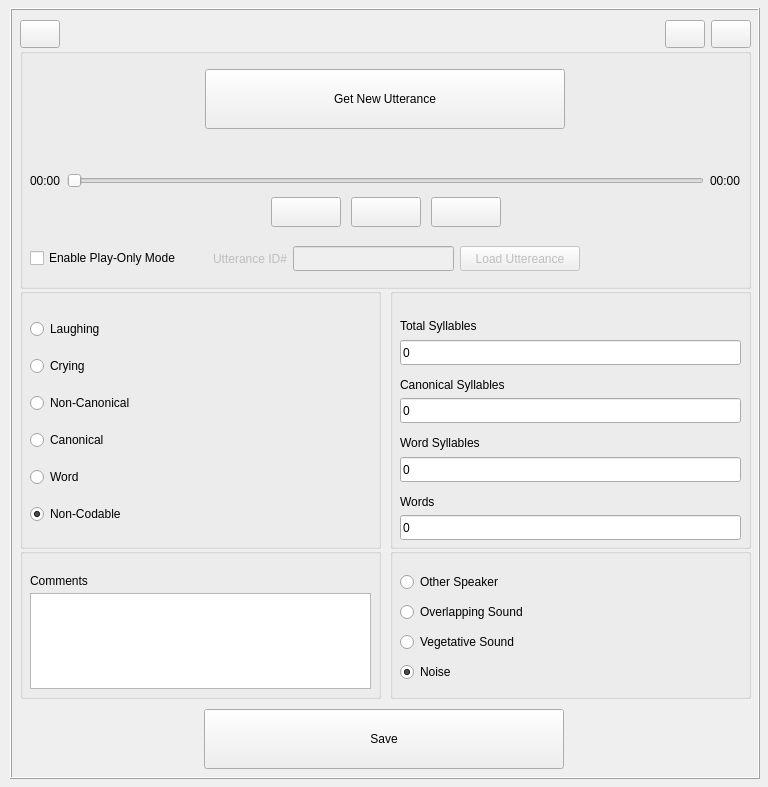
<?xml version="1.0" encoding="UTF-8"?>
<ui version="4.0">
 <class>FormCoding</class>
 <widget class="QWidget" name="FormCoding">
  <property name="geometry">
   <rect>
    <x>0</x>
    <y>0</y>
    <width>768</width>
    <height>787</height>
   </rect>
  </property>
  <property name="windowTitle">
   <string>VMC Coding GUI</string>
  </property>
  <property name="windowIcon">
   <iconset resource="Resources/GuiResources.qrc">
    <normaloff>:/icons/logo-white.png</normaloff>:/icons/logo-white.png</iconset>
  </property>
  <widget class="QFrame" name="baseFrame">
   <property name="geometry">
    <rect>
     <x>10</x>
     <y>8</y>
     <width>750</width>
     <height>771</height>
    </rect>
   </property>
   <property name="frameShape">
    <enum>QFrame::Box</enum>
   </property>
   <property name="frameShadow">
    <enum>QFrame::Raised</enum>
   </property>
   <widget class="QWidget" name="horizontalLayoutWidget">
    <property name="geometry">
     <rect>
      <x>9</x>
      <y>700</y>
      <width>731</width>
      <height>62</height>
     </rect>
    </property>
    <layout class="QHBoxLayout" name="hLayoutSave">
     <item>
      <widget class="QToolButton" name="btnSave">
       <property name="sizePolicy">
        <sizepolicy hsizetype="Expanding" vsizetype="Fixed">
         <horstretch>0</horstretch>
         <verstretch>0</verstretch>
        </sizepolicy>
       </property>
       <property name="minimumSize">
        <size>
         <width>120</width>
         <height>60</height>
        </size>
       </property>
       <property name="maximumSize">
        <size>
         <width>360</width>
         <height>60</height>
        </size>
       </property>
       <property name="text">
        <string>Save</string>
       </property>
       <property name="icon">
        <iconset resource="Resources/GuiResources.qrc">
         <normaloff>:/icons/cloud-upload.svg</normaloff>:/icons/cloud-upload.svg</iconset>
       </property>
       <property name="iconSize">
        <size>
         <width>32</width>
         <height>32</height>
        </size>
       </property>
       <property name="toolButtonStyle">
        <enum>Qt::ToolButtonTextUnderIcon</enum>
       </property>
      </widget>
     </item>
    </layout>
   </widget>
   <widget class="QGroupBox" name="grpNonCodable">
    <property name="enabled">
     <bool>true</bool>
    </property>
    <property name="geometry">
     <rect>
      <x>380</x>
      <y>540</y>
      <width>361</width>
      <height>151</height>
     </rect>
    </property>
    <property name="title">
     <string/>
    </property>
    <property name="alignment">
     <set>Qt::AlignLeading|Qt::AlignLeft|Qt::AlignVCenter</set>
    </property>
    <widget class="QWidget" name="verticalLayoutWidget_7">
     <property name="geometry">
      <rect>
       <x>10</x>
       <y>20</y>
       <width>341</width>
       <height>121</height>
      </rect>
     </property>
     <layout class="QVBoxLayout" name="vLayoutNonCodable">
      <item>
       <widget class="QRadioButton" name="rdoOtherSpeaker">
        <property name="text">
         <string>Other Speaker</string>
        </property>
       </widget>
      </item>
      <item>
       <widget class="QRadioButton" name="rdoOverlappingSound">
        <property name="text">
         <string>Overlapping Sound</string>
        </property>
       </widget>
      </item>
      <item>
       <widget class="QRadioButton" name="rdoVegetativeSound">
        <property name="text">
         <string>Vegetative Sound</string>
        </property>
       </widget>
      </item>
      <item>
       <widget class="QRadioButton" name="rdoNoise">
        <property name="text">
         <string>Noise</string>
        </property>
        <property name="checked">
         <bool>true</bool>
        </property>
       </widget>
      </item>
     </layout>
    </widget>
   </widget>
   <widget class="QGroupBox" name="grpSyllables">
    <property name="enabled">
     <bool>true</bool>
    </property>
    <property name="geometry">
     <rect>
      <x>380</x>
      <y>280</y>
      <width>361</width>
      <height>261</height>
     </rect>
    </property>
    <property name="title">
     <string/>
    </property>
    <widget class="QWidget" name="verticalLayoutWidget_5">
     <property name="geometry">
      <rect>
       <x>10</x>
       <y>24</y>
       <width>341</width>
       <height>228</height>
      </rect>
     </property>
     <layout class="QVBoxLayout" name="vLayoutSyllables">
      <item>
       <layout class="QVBoxLayout" name="vLayoutTotalSyllables">
        <property name="spacing">
         <number>0</number>
        </property>
        <item>
         <widget class="QLabel" name="lblTotalSyllables">
          <property name="minimumSize">
           <size>
            <width>0</width>
            <height>25</height>
           </size>
          </property>
          <property name="text">
           <string>Total Syllables</string>
          </property>
          <property name="scaledContents">
           <bool>true</bool>
          </property>
          <property name="alignment">
           <set>Qt::AlignLeading|Qt::AlignLeft|Qt::AlignVCenter</set>
          </property>
         </widget>
        </item>
        <item>
         <widget class="QLineEdit" name="txtTotalSyllables">
          <property name="minimumSize">
           <size>
            <width>0</width>
            <height>25</height>
           </size>
          </property>
          <property name="inputMask">
           <string>99</string>
          </property>
          <property name="text">
           <string>0</string>
          </property>
         </widget>
        </item>
       </layout>
      </item>
      <item>
       <layout class="QVBoxLayout" name="vLayoutCanonicalSyllables">
        <property name="spacing">
         <number>0</number>
        </property>
        <item>
         <widget class="QLabel" name="lblCanonicalSyllables">
          <property name="minimumSize">
           <size>
            <width>0</width>
            <height>25</height>
           </size>
          </property>
          <property name="text">
           <string>Canonical Syllables</string>
          </property>
          <property name="scaledContents">
           <bool>true</bool>
          </property>
          <property name="alignment">
           <set>Qt::AlignLeading|Qt::AlignLeft|Qt::AlignVCenter</set>
          </property>
         </widget>
        </item>
        <item>
         <widget class="QLineEdit" name="txtCanonicalSyllables">
          <property name="minimumSize">
           <size>
            <width>0</width>
            <height>25</height>
           </size>
          </property>
          <property name="inputMask">
           <string>99</string>
          </property>
          <property name="text">
           <string>0</string>
          </property>
         </widget>
        </item>
       </layout>
      </item>
      <item>
       <layout class="QVBoxLayout" name="vLayoutWordSyllables">
        <property name="spacing">
         <number>0</number>
        </property>
        <item>
         <widget class="QLabel" name="lblWordSyllables">
          <property name="minimumSize">
           <size>
            <width>0</width>
            <height>25</height>
           </size>
          </property>
          <property name="text">
           <string>Word Syllables</string>
          </property>
          <property name="scaledContents">
           <bool>true</bool>
          </property>
          <property name="alignment">
           <set>Qt::AlignLeading|Qt::AlignLeft|Qt::AlignVCenter</set>
          </property>
         </widget>
        </item>
        <item>
         <widget class="QLineEdit" name="txtWordSyllables">
          <property name="minimumSize">
           <size>
            <width>0</width>
            <height>25</height>
           </size>
          </property>
          <property name="inputMask">
           <string>99</string>
          </property>
          <property name="text">
           <string>0</string>
          </property>
         </widget>
        </item>
       </layout>
      </item>
      <item>
       <layout class="QVBoxLayout" name="vLayoutWords">
        <property name="spacing">
         <number>0</number>
        </property>
        <item>
         <widget class="QLabel" name="lblWords">
          <property name="minimumSize">
           <size>
            <width>0</width>
            <height>25</height>
           </size>
          </property>
          <property name="text">
           <string>Words</string>
          </property>
          <property name="scaledContents">
           <bool>true</bool>
          </property>
          <property name="alignment">
           <set>Qt::AlignLeading|Qt::AlignLeft|Qt::AlignVCenter</set>
          </property>
         </widget>
        </item>
        <item>
         <widget class="QLineEdit" name="txtWords">
          <property name="minimumSize">
           <size>
            <width>0</width>
            <height>25</height>
           </size>
          </property>
          <property name="inputMask">
           <string>99</string>
          </property>
          <property name="text">
           <string>0</string>
          </property>
         </widget>
        </item>
       </layout>
      </item>
     </layout>
    </widget>
   </widget>
   <widget class="QGroupBox" name="grpPlayer">
    <property name="geometry">
     <rect>
      <x>10</x>
      <y>40</y>
      <width>731</width>
      <height>241</height>
     </rect>
    </property>
    <property name="title">
     <string/>
    </property>
    <widget class="QWidget" name="layoutWidget">
     <property name="geometry">
      <rect>
       <x>10</x>
       <y>80</y>
       <width>711</width>
       <height>111</height>
      </rect>
     </property>
     <layout class="QVBoxLayout" name="vLayoutPlayer">
      <item>
       <spacer name="vSpacerPlayerTop">
        <property name="orientation">
         <enum>Qt::Vertical</enum>
        </property>
        <property name="sizeHint" stdset="0">
         <size>
          <width>20</width>
          <height>40</height>
         </size>
        </property>
       </spacer>
      </item>
      <item>
       <widget class="QLabel" name="lblUtteranceFileName">
        <property name="sizePolicy">
         <sizepolicy hsizetype="Preferred" vsizetype="Fixed">
          <horstretch>0</horstretch>
          <verstretch>0</verstretch>
         </sizepolicy>
        </property>
        <property name="minimumSize">
         <size>
          <width>150</width>
          <height>25</height>
         </size>
        </property>
        <property name="maximumSize">
         <size>
          <width>16777215</width>
          <height>25</height>
         </size>
        </property>
        <property name="text">
         <string/>
        </property>
        <property name="scaledContents">
         <bool>false</bool>
        </property>
        <property name="alignment">
         <set>Qt::AlignCenter</set>
        </property>
       </widget>
      </item>
      <item>
       <layout class="QHBoxLayout" name="hLayoutSlider">
        <item>
         <widget class="QLabel" name="lblSliderBegin">
          <property name="sizePolicy">
           <sizepolicy hsizetype="Fixed" vsizetype="Fixed">
            <horstretch>0</horstretch>
            <verstretch>0</verstretch>
           </sizepolicy>
          </property>
          <property name="text">
           <string>00:00</string>
          </property>
         </widget>
        </item>
        <item>
         <widget class="QSlider" name="sldPlayer">
          <property name="minimumSize">
           <size>
            <width>0</width>
            <height>20</height>
           </size>
          </property>
          <property name="maximumSize">
           <size>
            <width>16777215</width>
            <height>20</height>
           </size>
          </property>
          <property name="maximum">
           <number>100</number>
          </property>
          <property name="tracking">
           <bool>false</bool>
          </property>
          <property name="orientation">
           <enum>Qt::Horizontal</enum>
          </property>
         </widget>
        </item>
        <item>
         <widget class="QLabel" name="lblSliderEnd">
          <property name="sizePolicy">
           <sizepolicy hsizetype="Fixed" vsizetype="Fixed">
            <horstretch>0</horstretch>
            <verstretch>0</verstretch>
           </sizepolicy>
          </property>
          <property name="text">
           <string>00:00</string>
          </property>
         </widget>
        </item>
       </layout>
      </item>
      <item>
       <layout class="QHBoxLayout" name="hLayoutButtons">
        <property name="spacing">
         <number>10</number>
        </property>
        <item>
         <spacer name="hSpacerPlayerRight">
          <property name="orientation">
           <enum>Qt::Horizontal</enum>
          </property>
          <property name="sizeHint" stdset="0">
           <size>
            <width>40</width>
            <height>20</height>
           </size>
          </property>
         </spacer>
        </item>
        <item>
         <widget class="QPushButton" name="btnPrevious">
          <property name="enabled">
           <bool>true</bool>
          </property>
          <property name="sizePolicy">
           <sizepolicy hsizetype="MinimumExpanding" vsizetype="Fixed">
            <horstretch>0</horstretch>
            <verstretch>0</verstretch>
           </sizepolicy>
          </property>
          <property name="minimumSize">
           <size>
            <width>40</width>
            <height>30</height>
           </size>
          </property>
          <property name="maximumSize">
           <size>
            <width>70</width>
            <height>30</height>
           </size>
          </property>
          <property name="text">
           <string/>
          </property>
          <property name="icon">
           <iconset resource="Resources/GuiResources.qrc">
            <normaloff>:/icons/Player/previous.svg</normaloff>:/icons/Player/previous.svg</iconset>
          </property>
          <property name="iconSize">
           <size>
            <width>24</width>
            <height>24</height>
           </size>
          </property>
         </widget>
        </item>
        <item>
         <widget class="QPushButton" name="btnPlay">
          <property name="enabled">
           <bool>true</bool>
          </property>
          <property name="sizePolicy">
           <sizepolicy hsizetype="MinimumExpanding" vsizetype="Fixed">
            <horstretch>0</horstretch>
            <verstretch>0</verstretch>
           </sizepolicy>
          </property>
          <property name="minimumSize">
           <size>
            <width>40</width>
            <height>30</height>
           </size>
          </property>
          <property name="maximumSize">
           <size>
            <width>70</width>
            <height>30</height>
           </size>
          </property>
          <property name="text">
           <string/>
          </property>
          <property name="icon">
           <iconset resource="Resources/GuiResources.qrc">
            <normaloff>:/icons/Player/play.svg</normaloff>:/icons/Player/play.svg</iconset>
          </property>
          <property name="iconSize">
           <size>
            <width>24</width>
            <height>24</height>
           </size>
          </property>
         </widget>
        </item>
        <item>
         <widget class="QPushButton" name="btnNext">
          <property name="sizePolicy">
           <sizepolicy hsizetype="MinimumExpanding" vsizetype="Fixed">
            <horstretch>0</horstretch>
            <verstretch>0</verstretch>
           </sizepolicy>
          </property>
          <property name="minimumSize">
           <size>
            <width>40</width>
            <height>30</height>
           </size>
          </property>
          <property name="maximumSize">
           <size>
            <width>70</width>
            <height>30</height>
           </size>
          </property>
          <property name="text">
           <string/>
          </property>
          <property name="icon">
           <iconset resource="Resources/GuiResources.qrc">
            <normaloff>:/icons/Player/next.svg</normaloff>:/icons/Player/next.svg</iconset>
          </property>
          <property name="iconSize">
           <size>
            <width>24</width>
            <height>24</height>
           </size>
          </property>
         </widget>
        </item>
        <item>
         <spacer name="hSpacerPlayerLeft">
          <property name="orientation">
           <enum>Qt::Horizontal</enum>
          </property>
          <property name="sizeHint" stdset="0">
           <size>
            <width>40</width>
            <height>20</height>
           </size>
          </property>
         </spacer>
        </item>
       </layout>
      </item>
      <item>
       <spacer name="vSpacerPlayerBottom">
        <property name="orientation">
         <enum>Qt::Vertical</enum>
        </property>
        <property name="sizeHint" stdset="0">
         <size>
          <width>20</width>
          <height>40</height>
         </size>
        </property>
       </spacer>
      </item>
     </layout>
    </widget>
    <widget class="QWidget" name="horizontalLayoutWidget_3">
     <property name="geometry">
      <rect>
       <x>10</x>
       <y>20</y>
       <width>711</width>
       <height>62</height>
      </rect>
     </property>
     <layout class="QHBoxLayout" name="hLayoutDownload">
      <item>
       <widget class="QToolButton" name="btnDownload">
        <property name="sizePolicy">
         <sizepolicy hsizetype="Expanding" vsizetype="Fixed">
          <horstretch>0</horstretch>
          <verstretch>0</verstretch>
         </sizepolicy>
        </property>
        <property name="minimumSize">
         <size>
          <width>120</width>
          <height>60</height>
         </size>
        </property>
        <property name="maximumSize">
         <size>
          <width>360</width>
          <height>60</height>
         </size>
        </property>
        <property name="text">
         <string>Get New Utterance</string>
        </property>
        <property name="icon">
         <iconset resource="Resources/GuiResources.qrc">
          <normaloff>:/icons/cloud-download.svg</normaloff>:/icons/cloud-download.svg</iconset>
        </property>
        <property name="iconSize">
         <size>
          <width>32</width>
          <height>32</height>
         </size>
        </property>
        <property name="toolButtonStyle">
         <enum>Qt::ToolButtonTextUnderIcon</enum>
        </property>
       </widget>
      </item>
     </layout>
    </widget>
    <widget class="QWidget" name="horizontalLayoutWidget_4">
     <property name="geometry">
      <rect>
       <x>10</x>
       <y>190</y>
       <width>711</width>
       <height>41</height>
      </rect>
     </property>
     <layout class="QHBoxLayout" name="horizontalLayout">
      <item>
       <widget class="QCheckBox" name="chkPlayOnly">
        <property name="text">
         <string>Enable Play-Only Mode</string>
        </property>
       </widget>
      </item>
      <item>
       <widget class="QLabel" name="lblUtteranceID">
        <property name="enabled">
         <bool>false</bool>
        </property>
        <property name="minimumSize">
         <size>
          <width>100</width>
          <height>25</height>
         </size>
        </property>
        <property name="maximumSize">
         <size>
          <width>100</width>
          <height>16777215</height>
         </size>
        </property>
        <property name="text">
         <string>Utterance ID#</string>
        </property>
        <property name="alignment">
         <set>Qt::AlignRight|Qt::AlignTrailing|Qt::AlignVCenter</set>
        </property>
       </widget>
      </item>
      <item>
       <widget class="QLineEdit" name="lineEdit">
        <property name="enabled">
         <bool>false</bool>
        </property>
        <property name="minimumSize">
         <size>
          <width>150</width>
          <height>25</height>
         </size>
        </property>
       </widget>
      </item>
      <item>
       <widget class="QPushButton" name="btnLoadByID">
        <property name="enabled">
         <bool>false</bool>
        </property>
        <property name="minimumSize">
         <size>
          <width>120</width>
          <height>25</height>
         </size>
        </property>
        <property name="text">
         <string>Load Uttereance</string>
        </property>
       </widget>
      </item>
      <item>
       <spacer name="hSpacerPlayOnly">
        <property name="orientation">
         <enum>Qt::Horizontal</enum>
        </property>
        <property name="sizeHint" stdset="0">
         <size>
          <width>40</width>
          <height>20</height>
         </size>
        </property>
       </spacer>
      </item>
     </layout>
    </widget>
   </widget>
   <widget class="QGroupBox" name="grpType">
    <property name="enabled">
     <bool>true</bool>
    </property>
    <property name="geometry">
     <rect>
      <x>10</x>
      <y>280</y>
      <width>361</width>
      <height>261</height>
     </rect>
    </property>
    <property name="title">
     <string/>
    </property>
    <property name="alignment">
     <set>Qt::AlignLeading|Qt::AlignLeft|Qt::AlignVCenter</set>
    </property>
    <widget class="QWidget" name="verticalLayoutWidget_6">
     <property name="geometry">
      <rect>
       <x>10</x>
       <y>20</y>
       <width>341</width>
       <height>231</height>
      </rect>
     </property>
     <layout class="QVBoxLayout" name="vLayoutType">
      <item>
       <widget class="QRadioButton" name="rdoLaughing">
        <property name="text">
         <string>Laughing</string>
        </property>
       </widget>
      </item>
      <item>
       <widget class="QRadioButton" name="rdoCrying">
        <property name="text">
         <string>Crying</string>
        </property>
       </widget>
      </item>
      <item>
       <widget class="QRadioButton" name="rdoNonCanonical">
        <property name="text">
         <string>Non-Canonical</string>
        </property>
       </widget>
      </item>
      <item>
       <widget class="QRadioButton" name="rdoCanonical">
        <property name="text">
         <string>Canonical</string>
        </property>
       </widget>
      </item>
      <item>
       <widget class="QRadioButton" name="rdoWord">
        <property name="text">
         <string>Word</string>
        </property>
       </widget>
      </item>
      <item>
       <widget class="QRadioButton" name="rdoNonCodable">
        <property name="text">
         <string>Non-Codable</string>
        </property>
        <property name="checked">
         <bool>true</bool>
        </property>
       </widget>
      </item>
     </layout>
    </widget>
   </widget>
   <widget class="QGroupBox" name="grpComments">
    <property name="geometry">
     <rect>
      <x>10</x>
      <y>540</y>
      <width>361</width>
      <height>151</height>
     </rect>
    </property>
    <property name="title">
     <string/>
    </property>
    <widget class="QWidget" name="verticalLayoutWidget_8">
     <property name="geometry">
      <rect>
       <x>10</x>
       <y>20</y>
       <width>341</width>
       <height>121</height>
      </rect>
     </property>
     <layout class="QVBoxLayout" name="vLayoutComment">
      <property name="spacing">
       <number>0</number>
      </property>
      <item>
       <widget class="QLabel" name="lblComments">
        <property name="minimumSize">
         <size>
          <width>0</width>
          <height>25</height>
         </size>
        </property>
        <property name="text">
         <string>Comments</string>
        </property>
        <property name="scaledContents">
         <bool>true</bool>
        </property>
        <property name="alignment">
         <set>Qt::AlignLeading|Qt::AlignLeft|Qt::AlignVCenter</set>
        </property>
       </widget>
      </item>
      <item>
       <widget class="QPlainTextEdit" name="txtComments"/>
      </item>
     </layout>
    </widget>
   </widget>
   <widget class="QWidget" name="horizontalLayoutWidget_2">
    <property name="geometry">
     <rect>
      <x>10</x>
      <y>10</y>
      <width>731</width>
      <height>32</height>
     </rect>
    </property>
    <layout class="QHBoxLayout" name="hLayoutToolBar">
     <item>
      <widget class="QPushButton" name="btnList">
       <property name="sizePolicy">
        <sizepolicy hsizetype="Fixed" vsizetype="Fixed">
         <horstretch>0</horstretch>
         <verstretch>0</verstretch>
        </sizepolicy>
       </property>
       <property name="minimumSize">
        <size>
         <width>28</width>
         <height>28</height>
        </size>
       </property>
       <property name="text">
        <string/>
       </property>
       <property name="icon">
        <iconset resource="Resources/GuiResources.qrc">
         <normaloff>:/icons/list.svg</normaloff>:/icons/list.svg</iconset>
       </property>
      </widget>
     </item>
     <item>
      <spacer name="hSpacerTitle1">
       <property name="orientation">
        <enum>Qt::Horizontal</enum>
       </property>
       <property name="sizeHint" stdset="0">
        <size>
         <width>40</width>
         <height>20</height>
        </size>
       </property>
      </spacer>
     </item>
     <item>
      <widget class="QLabel" name="lblCurrentUser">
       <property name="minimumSize">
        <size>
         <width>150</width>
         <height>25</height>
        </size>
       </property>
       <property name="text">
        <string/>
       </property>
       <property name="scaledContents">
        <bool>true</bool>
       </property>
       <property name="alignment">
        <set>Qt::AlignCenter</set>
       </property>
      </widget>
     </item>
     <item>
      <spacer name="hSpacerTitle2">
       <property name="orientation">
        <enum>Qt::Horizontal</enum>
       </property>
       <property name="sizeHint" stdset="0">
        <size>
         <width>40</width>
         <height>20</height>
        </size>
       </property>
      </spacer>
     </item>
     <item>
      <widget class="QPushButton" name="btnMinimize">
       <property name="sizePolicy">
        <sizepolicy hsizetype="Fixed" vsizetype="Fixed">
         <horstretch>0</horstretch>
         <verstretch>0</verstretch>
        </sizepolicy>
       </property>
       <property name="minimumSize">
        <size>
         <width>28</width>
         <height>28</height>
        </size>
       </property>
       <property name="text">
        <string/>
       </property>
       <property name="icon">
        <iconset resource="Resources/GuiResources.qrc">
         <normaloff>:/icons/minus.svg</normaloff>:/icons/minus.svg</iconset>
       </property>
      </widget>
     </item>
     <item>
      <widget class="QPushButton" name="btnExit">
       <property name="sizePolicy">
        <sizepolicy hsizetype="Fixed" vsizetype="Fixed">
         <horstretch>0</horstretch>
         <verstretch>0</verstretch>
        </sizepolicy>
       </property>
       <property name="minimumSize">
        <size>
         <width>28</width>
         <height>28</height>
        </size>
       </property>
       <property name="text">
        <string/>
       </property>
       <property name="icon">
        <iconset resource="Resources/GuiResources.qrc">
         <normaloff>:/icons/exit.svg</normaloff>:/icons/exit.svg</iconset>
       </property>
      </widget>
     </item>
    </layout>
   </widget>
  </widget>
  <action name="actionUser">
   <property name="text">
    <string>&amp;User...</string>
   </property>
  </action>
  <action name="actionExit">
   <property name="text">
    <string>E&amp;xit</string>
   </property>
  </action>
  <action name="actionAbout">
   <property name="text">
    <string>About</string>
   </property>
  </action>
 </widget>
 <tabstops>
  <tabstop>btnDownload</tabstop>
  <tabstop>btnPlay</tabstop>
  <tabstop>btnNext</tabstop>
  <tabstop>btnPrevious</tabstop>
  <tabstop>rdoLaughing</tabstop>
  <tabstop>rdoCrying</tabstop>
  <tabstop>rdoNonCanonical</tabstop>
  <tabstop>rdoCanonical</tabstop>
  <tabstop>rdoWord</tabstop>
  <tabstop>rdoNonCodable</tabstop>
  <tabstop>txtTotalSyllables</tabstop>
  <tabstop>txtCanonicalSyllables</tabstop>
  <tabstop>txtWordSyllables</tabstop>
  <tabstop>txtWords</tabstop>
  <tabstop>rdoOtherSpeaker</tabstop>
  <tabstop>rdoOverlappingSound</tabstop>
  <tabstop>rdoVegetativeSound</tabstop>
  <tabstop>rdoNoise</tabstop>
  <tabstop>txtComments</tabstop>
  <tabstop>btnSave</tabstop>
  <tabstop>sldPlayer</tabstop>
 </tabstops>
 <resources>
  <include location="Resources/GuiResources.qrc"/>
 </resources>
 <connections/>
</ui>
